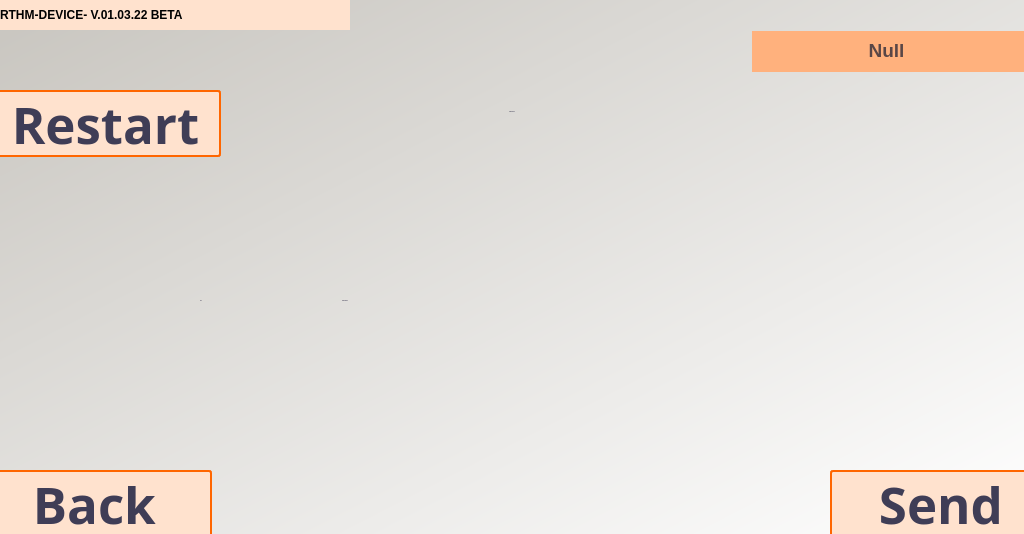
<?xml version="1.0" encoding="UTF-8"?>
<ui version="4.0">
 <class>Recepient</class>
 <widget class="QWidget" name="Recepient">
  <property name="geometry">
   <rect>
    <x>0</x>
    <y>0</y>
    <width>1024</width>
    <height>534</height>
   </rect>
  </property>
  <property name="windowTitle">
   <string>RTHM - Recepient</string>
  </property>
  <widget class="QWidget" name="widget" native="true">
   <property name="geometry">
    <rect>
     <x>0</x>
     <y>0</y>
     <width>1024</width>
     <height>534</height>
    </rect>
   </property>
   <property name="styleSheet">
    <string notr="true">QWidget#widget{
background-color:qlineargradient(spread:pad, x1:0.005, y1:0, x2:1, y2:1, stop:0 rgba(200, 197, 191, 255), stop:1 rgba(255, 255, 255, 255))}</string>
   </property>
   <widget class="QPushButton" name="btnBack">
    <property name="geometry">
     <rect>
      <x>-10</x>
      <y>470</y>
      <width>222</width>
      <height>67</height>
     </rect>
    </property>
    <property name="font">
     <font>
      <family>Montserrat</family>
      <pointsize>38</pointsize>
      <weight>75</weight>
      <italic>false</italic>
      <bold>true</bold>
     </font>
    </property>
    <property name="toolTip">
     <string>&lt;html&gt;&lt;head/&gt;&lt;body&gt;&lt;p&gt;GO BACK TO HOME&lt;/p&gt;&lt;/body&gt;&lt;/html&gt;</string>
    </property>
    <property name="styleSheet">
     <string notr="true">color: #3F3D56;
background-color: #FFE2CE;
border-radius: 3px;
border:2px solid  rgb(255, 102, 0);
padding: 4px;
font: 38pt &quot;Montserrat&quot;;
font-weight: bold;</string>
    </property>
    <property name="text">
     <string>Back </string>
    </property>
   </widget>
   <widget class="QLabel" name="lblName">
    <property name="geometry">
     <rect>
      <x>750</x>
      <y>30</y>
      <width>273</width>
      <height>41</height>
     </rect>
    </property>
    <property name="styleSheet">
     <string notr="true">color: #594646;
font: 22px &quot;Montserrat&quot;;
font-weight: bold;</string>
    </property>
    <property name="text">
     <string>&lt;html&gt;&lt;head/&gt;&lt;body&gt;&lt;p&gt;&lt;span style=&quot; font-size:14pt; font-weight:600;&quot;&gt;Null&lt;/span&gt;&lt;/p&gt;&lt;/body&gt;&lt;/html&gt;</string>
    </property>
    <property name="alignment">
     <set>Qt::AlignCenter</set>
    </property>
   </widget>
   <widget class="QLabel" name="lblNamePlaceholder">
    <property name="geometry">
     <rect>
      <x>752</x>
      <y>31</y>
      <width>273</width>
      <height>41</height>
     </rect>
    </property>
    <property name="styleSheet">
     <string notr="true">background-color:#FFB17D;</string>
    </property>
    <property name="text">
     <string/>
    </property>
   </widget>
   <widget class="QPushButton" name="btnSend">
    <property name="geometry">
     <rect>
      <x>830</x>
      <y>470</y>
      <width>222</width>
      <height>67</height>
     </rect>
    </property>
    <property name="font">
     <font>
      <family>Montserrat</family>
      <pointsize>38</pointsize>
      <weight>75</weight>
      <italic>false</italic>
      <bold>true</bold>
     </font>
    </property>
    <property name="toolTip">
     <string>&lt;html&gt;&lt;head/&gt;&lt;body&gt;&lt;p&gt;SEND DATA&lt;/p&gt;&lt;/body&gt;&lt;/html&gt;</string>
    </property>
    <property name="styleSheet">
     <string notr="true">color: #3F3D56;
background-color: #FFE2CE;
border-radius: 3px;
border:2px solid  rgb(255, 102, 0);
padding: 4px;
font: 38pt &quot;Montserrat&quot;;
font-weight: bold;</string>
    </property>
    <property name="text">
     <string>Send</string>
    </property>
   </widget>
   <widget class="QLabel" name="lblInput">
    <property name="geometry">
     <rect>
      <x>313</x>
      <y>71</y>
      <width>398</width>
      <height>81</height>
     </rect>
    </property>
    <property name="font">
     <font>
      <family>Montserrat</family>
      <pointsize>-1</pointsize>
      <weight>75</weight>
      <italic>false</italic>
      <bold>true</bold>
     </font>
    </property>
    <property name="styleSheet">
     <string notr="true">color:#3F3D56;
font: 64pX &quot;Montserrat&quot;;
font-weight: bold;</string>
    </property>
    <property name="text">
     <string>SEND DATA</string>
    </property>
    <property name="alignment">
     <set>Qt::AlignCenter</set>
    </property>
   </widget>
   <widget class="QPushButton" name="btnSend_2">
    <property name="geometry">
     <rect>
      <x>800</x>
      <y>450</y>
      <width>64</width>
      <height>64</height>
     </rect>
    </property>
    <property name="styleSheet">
     <string notr="true">icon-size: 64px;
background-color: transparent;
border: none;</string>
    </property>
    <property name="text">
     <string/>
    </property>
    <property name="icon">
     <iconset>
      <normaloff>../images/icons/Send(2).png</normaloff>../images/icons/Send(2).png</iconset>
    </property>
   </widget>
   <widget class="QLabel" name="label_3">
    <property name="geometry">
     <rect>
      <x>708</x>
      <y>10</y>
      <width>100</width>
      <height>90</height>
     </rect>
    </property>
    <property name="text">
     <string/>
    </property>
    <property name="pixmap">
     <pixmap>../images/icons/namedesign.png</pixmap>
    </property>
    <property name="scaledContents">
     <bool>true</bool>
    </property>
    <property name="alignment">
     <set>Qt::AlignCenter</set>
    </property>
   </widget>
   <widget class="QPushButton" name="btnBack_2">
    <property name="geometry">
     <rect>
      <x>170</x>
      <y>450</y>
      <width>64</width>
      <height>64</height>
     </rect>
    </property>
    <property name="styleSheet">
     <string notr="true">icon-size: 64px;
background-color: transparent;
border: none;</string>
    </property>
    <property name="text">
     <string/>
    </property>
    <property name="icon">
     <iconset>
      <normaloff>../images/icons/btnBack.png</normaloff>../images/icons/btnBack.png</iconset>
    </property>
   </widget>
   <widget class="QLabel" name="lblLine1">
    <property name="geometry">
     <rect>
      <x>190</x>
      <y>333</y>
      <width>570</width>
      <height>10</height>
     </rect>
    </property>
    <property name="text">
     <string/>
    </property>
    <property name="pixmap">
     <pixmap>../images/icons/line.png</pixmap>
    </property>
    <property name="scaledContents">
     <bool>true</bool>
    </property>
   </widget>
   <widget class="QLineEdit" name="txtNumber">
    <property name="geometry">
     <rect>
      <x>340</x>
      <y>260</y>
      <width>411</width>
      <height>81</height>
     </rect>
    </property>
    <property name="font">
     <font>
      <family>Montserrat</family>
      <pointsize>-1</pointsize>
      <weight>75</weight>
      <italic>false</italic>
      <bold>true</bold>
     </font>
    </property>
    <property name="styleSheet">
     <string notr="true">background-color: transparent;
border: 0;
border-radius:16px;
color:#3F3D56;
font: 64pX &quot;Montserrat&quot;;
font-weight: bold;</string>
    </property>
    <property name="text">
     <string>9123456789</string>
    </property>
    <property name="maxLength">
     <number>10</number>
    </property>
   </widget>
   <widget class="QLabel" name="lblNumber">
    <property name="geometry">
     <rect>
      <x>200</x>
      <y>260</y>
      <width>141</width>
      <height>81</height>
     </rect>
    </property>
    <property name="font">
     <font>
      <family>Montserrat</family>
      <pointsize>-1</pointsize>
      <weight>75</weight>
      <italic>false</italic>
      <bold>true</bold>
     </font>
    </property>
    <property name="styleSheet">
     <string notr="true">color:#3F3D56;
font: 64pX &quot;Montserrat&quot;;
font-weight: bold;</string>
    </property>
    <property name="text">
     <string>+63</string>
    </property>
   </widget>
   <widget class="QLabel" name="imgHello_2">
    <property name="geometry">
     <rect>
      <x>687</x>
      <y>125</y>
      <width>435</width>
      <height>341</height>
     </rect>
    </property>
    <property name="text">
     <string/>
    </property>
    <property name="pixmap">
     <pixmap>../images/sms.png</pixmap>
    </property>
    <property name="scaledContents">
     <bool>true</bool>
    </property>
   </widget>
   <widget class="QPushButton" name="btnInfo">
    <property name="geometry">
     <rect>
      <x>0</x>
      <y>0</y>
      <width>350</width>
      <height>30</height>
     </rect>
    </property>
    <property name="styleSheet">
     <string notr="true">text-align: left;
border: none;
background-color: #FFE2CE;
font: 12pt &quot;Montserrat&quot;;
font-weight: bold;</string>
    </property>
    <property name="text">
     <string>RTHM-DEVICE- V.01.03.22 BETA</string>
    </property>
   </widget>
   <widget class="QPushButton" name="btnInfo_2">
    <property name="geometry">
     <rect>
      <x>322</x>
      <y>0</y>
      <width>30</width>
      <height>30</height>
     </rect>
    </property>
    <property name="styleSheet">
     <string notr="true">background-color: transparent;
border:none;</string>
    </property>
    <property name="text">
     <string/>
    </property>
    <property name="icon">
     <iconset>
      <normaloff>../images/icons/i.png</normaloff>../images/icons/i.png</iconset>
    </property>
   </widget>
   <widget class="QPushButton" name="btnRestart">
    <property name="enabled">
     <bool>false</bool>
    </property>
    <property name="geometry">
     <rect>
      <x>-10</x>
      <y>90</y>
      <width>231</width>
      <height>67</height>
     </rect>
    </property>
    <property name="font">
     <font>
      <family>Montserrat</family>
      <pointsize>38</pointsize>
      <weight>75</weight>
      <italic>false</italic>
      <bold>true</bold>
     </font>
    </property>
    <property name="toolTip">
     <string>&lt;html&gt;&lt;head/&gt;&lt;body&gt;&lt;p&gt;SEND DATA&lt;/p&gt;&lt;/body&gt;&lt;/html&gt;</string>
    </property>
    <property name="styleSheet">
     <string notr="true">color: #3F3D56;
background-color: #FFE2CE;
border-radius: 3px;
border:2px solid  rgb(255, 102, 0);
padding: 4px;
font: 38pt &quot;Montserrat&quot;;
font-weight: bold;</string>
    </property>
    <property name="text">
     <string>Restart</string>
    </property>
   </widget>
   <widget class="QPushButton" name="btnRestart2">
    <property name="geometry">
     <rect>
      <x>180</x>
      <y>60</y>
      <width>64</width>
      <height>64</height>
     </rect>
    </property>
    <property name="styleSheet">
     <string notr="true">icon-size: 64px;
background-color: transparent;
border: none;</string>
    </property>
    <property name="text">
     <string/>
    </property>
    <property name="icon">
     <iconset>
      <normaloff>../images/icons/restart.png</normaloff>../images/icons/restart.png</iconset>
    </property>
   </widget>
   <zorder>imgHello_2</zorder>
   <zorder>lblNamePlaceholder</zorder>
   <zorder>btnBack</zorder>
   <zorder>lblName</zorder>
   <zorder>btnSend</zorder>
   <zorder>lblInput</zorder>
   <zorder>btnSend_2</zorder>
   <zorder>label_3</zorder>
   <zorder>lblLine1</zorder>
   <zorder>lblNumber</zorder>
   <zorder>txtNumber</zorder>
   <zorder>btnBack_2</zorder>
   <zorder>btnInfo</zorder>
   <zorder>btnInfo_2</zorder>
   <zorder>btnRestart</zorder>
   <zorder>btnRestart2</zorder>
  </widget>
 </widget>
 <resources/>
 <connections/>
</ui>
